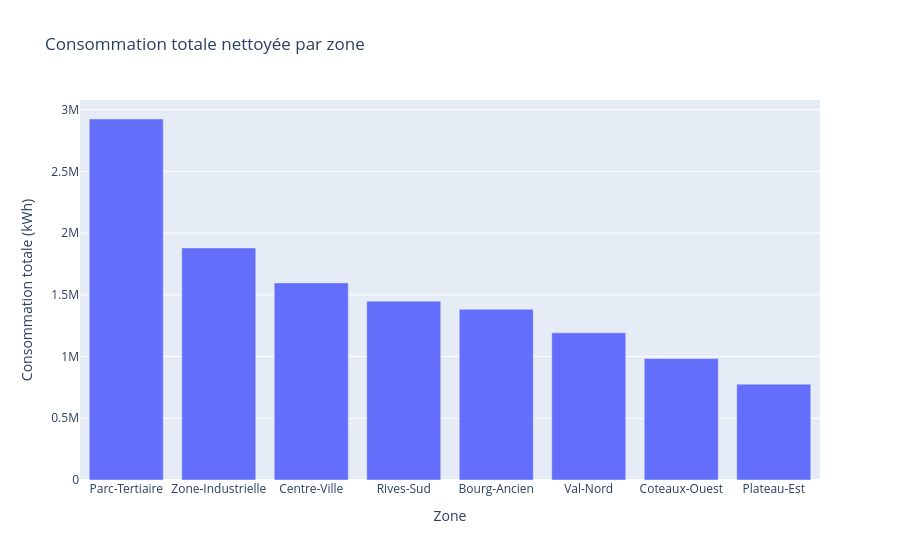

The notebook cell saved with this chart:
### Code cell
fig = px.bar(
    conso_par_zone,
    x="zone",
    y="consommation_totale_kwh",
    title="Consommation totale nettoyée par zone",
    labels={
        "zone": "Zone",
        "consommation_totale_kwh": "Consommation totale (kWh)"
    }
)

fig.show()

### Figure 1 — Plotly figure (JSON) as saved in the notebook; plotly's stock layout.template omitted (floating-point values rounded to 4 significant figures)
{"data": [{"hovertemplate": "Zone=%{x}<br>Consommation totale (kWh)=%{y}<extra></extra>", "legendgroup": "", "marker": {"color": "#636efa", "pattern": {"shape": ""}}, "name": "", "orientation": "v", "showlegend": false, "textposition": "auto", "type": "bar", "x": ["Parc-Tertiaire", "Zone-Industrielle", "Centre-Ville", "Rives-Sud", "Bourg-Ancien", "Val-Nord", "Coteaux-Ouest", "Plateau-Est"], "xaxis": "x", "y": [2925000.0, 1880000.0, 1597000.0, 1449000.0, 1383000.0, 1192000.0, 984100.0, 776600.0], "yaxis": "y"}], "layout": {"barmode": "relative", "legend": {"tracegroupgap": 0}, "title": {"text": "Consommation totale nettoyée par zone"}, "xaxis": {"anchor": "y", "domain": [0, 1], "title": {"text": "Zone"}}, "yaxis": {"anchor": "x", "domain": [0, 1], "title": {"text": "Consommation totale (kWh)"}}}}
